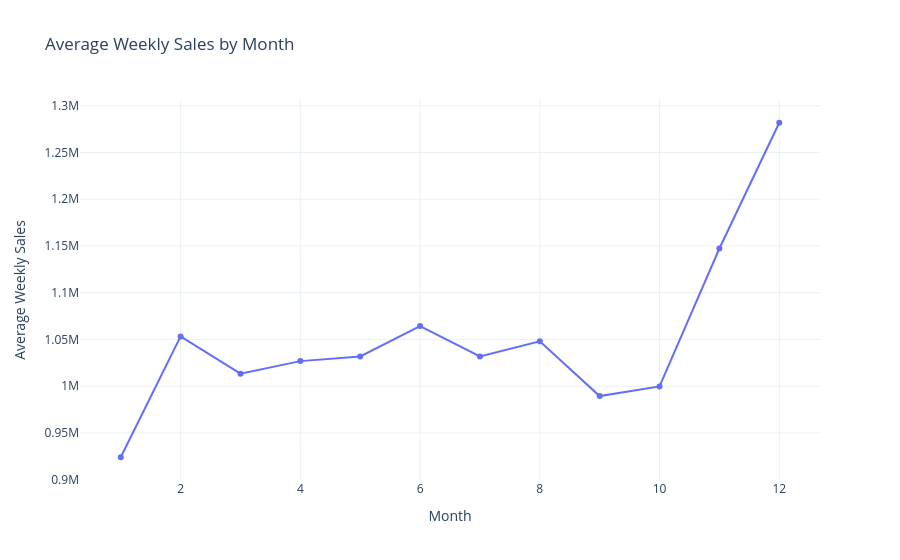

The cell this chart's notebook holds for it:
### Code cell
# Figure 7 — Monthly sales pattern
monthly = df.groupby("Month", as_index=False)["Weekly_Sales"].mean()
fig = px.line(monthly, x="Month", y="Weekly_Sales", markers=True,
              title="Average Weekly Sales by Month",
              labels={"Weekly_Sales":"Average Weekly Sales"})
fig.update_layout(template="plotly_white")
fig.show()

### Figure 1 — Plotly figure (JSON) as saved in the notebook; plotly's stock layout.template omitted (floating-point values rounded to 4 significant figures)
{"data": [{"hovertemplate": "Month=%{x}<br>Average Weekly Sales=%{y}<extra></extra>", "legendgroup": "", "line": {"color": "#636efa", "dash": "solid"}, "marker": {"symbol": "circle"}, "mode": "lines+markers", "name": "", "orientation": "v", "showlegend": false, "type": "scatter", "x": [1, 2, 3, 4, 5, 6, 7, 8, 9, 10, 11, 12], "xaxis": "x", "y": [923900.0, 1053000.0, 1013000.0, 1027000.0, 1032000.0, 1064000.0, 1032000.0, 1048000.0, 989300.0, 999600.0, 1147000.0, 1282000.0], "yaxis": "y"}], "layout": {"legend": {"tracegroupgap": 0}, "title": {"text": "Average Weekly Sales by Month"}, "xaxis": {"anchor": "y", "domain": [0, 1], "title": {"text": "Month"}}, "yaxis": {"anchor": "x", "domain": [0, 1], "title": {"text": "Average Weekly Sales"}}}}
